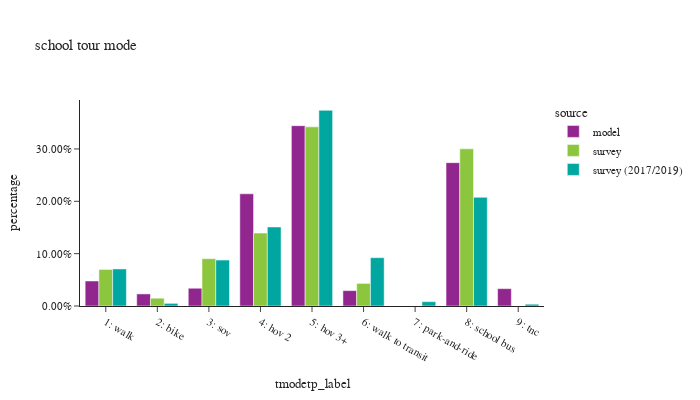

Here is the notebook cell this chart was saved with:
### Code cell
df_plot = sc_tour.groupby(['source','tmodetp_label'])['toexpfac'].sum().reset_index()
df_plot['percentage'] = df_plot.groupby(['source'], group_keys=False)['toexpfac']. \
    apply(lambda x: x / float(x.sum()))

df_plot_ct = sc_tour.groupby(['source','tmodetp_label'])['toexpfac'].count().reset_index(). \
    rename(columns={'toexpfac':'sample count'})
df_plot = df_plot.merge(df_plot_ct, on=['source','tmodetp_label'])

fig = px.bar(df_plot.sort_values(by=['source']), x="tmodetp_label", y="percentage", color="source",
             barmode="group",hover_data=['sample count'],title="school tour mode")
fig.update_layout(height=400, width=700, font=dict(size=11),
                  xaxis = dict(dtick = 1, categoryorder='category ascending'),
                  yaxis=dict(tickformat=".2%"))
fig.show()

### Figure 1 — Plotly figure (JSON) as saved in the notebook; plotly's stock layout.template omitted (floating-point values rounded to 4 significant figures)
{"data": [{"alignmentgroup": "True", "customdata": [[31532], [15216], [22364], [141327], [227099], [19381], [180564], [21884]], "hovertemplate": "source=model<br>tmodetp_label=%{x}<br>percentage=%{y}<br>sample count=%{customdata[0]}<extra></extra>", "legendgroup": "model", "marker": {"color": "#91268F", "pattern": {"shape": ""}}, "name": "model", "offsetgroup": "model", "orientation": "v", "showlegend": true, "textposition": "auto", "type": "bar", "x": ["1: walk", "2: bike", "3: sov", "4: hov 2", "5: hov 3+", "6: walk to transit", "8: school bus", "9: tnc"], "xaxis": "x", "y": [0.04782, 0.02308, 0.03392, 0.2143, 0.3444, 0.02939, 0.2738, 0.03319], "yaxis": "y"}, {"alignmentgroup": "True", "customdata": [[156], [55], [201], [96], [46], [26], [71]], "hovertemplate": "source=survey<br>tmodetp_label=%{x}<br>percentage=%{y}<br>sample count=%{customdata[0]}<extra></extra>", "legendgroup": "survey", "marker": {"color": "#8CC63E", "pattern": {"shape": ""}}, "name": "survey", "offsetgroup": "survey", "orientation": "v", "showlegend": true, "textposition": "auto", "type": "bar", "x": ["8: school bus", "6: walk to transit", "5: hov 3+", "4: hov 2", "3: sov", "2: bike", "1: walk"], "xaxis": "x", "y": [0.3002, 0.04317, 0.3422, 0.1393, 0.0904, 0.0149, 0.06982], "yaxis": "y"}, {"alignmentgroup": "True", "customdata": [[190], [37], [114], [284], [449], [288], [3], [250], [12]], "hovertemplate": "source=survey (2017/2019)<br>tmodetp_label=%{x}<br>percentage=%{y}<br>sample count=%{customdata[0]}<extra></extra>", "legendgroup": "survey (2017/2019)", "marker": {"color": "#00A7A0", "pattern": {"shape": ""}}, "name": "survey (2017/2019)", "offsetgroup": "survey (2017/2019)", "orientation": "v", "showlegend": true, "textposition": "auto", "type": "bar", "x": ["1: walk", "2: bike", "3: sov", "4: hov 2", "5: hov 3+", "6: walk to transit", "7: park-and-ride", "8: school bus", "9: tnc"], "xaxis": "x", "y": [0.0708, 0.005047, 0.08779, 0.1509, 0.3738, 0.09229, 0.008288, 0.2076, 0.003447], "yaxis": "y"}], "layout": {"barmode": "group", "font": {"size": 11}, "height": 400, "legend": {"title": {"text": "source"}, "tracegroupgap": 0}, "title": {"text": "school tour mode"}, "width": 700, "xaxis": {"anchor": "y", "categoryorder": "category ascending", "domain": [0.0, 1.0], "dtick": 1, "title": {"text": "tmodetp_label"}}, "yaxis": {"anchor": "x", "domain": [0.0, 1.0], "tickformat": ".2%", "title": {"text": "percentage"}}}}
